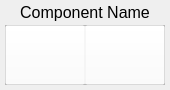
<?xml version="1.0" encoding="UTF-8"?>
<ui version="4.0">
 <class>Form</class>
 <widget class="QWidget" name="Form">
  <property name="geometry">
   <rect>
    <x>0</x>
    <y>0</y>
    <width>170</width>
    <height>90</height>
   </rect>
  </property>
  <property name="sizePolicy">
   <sizepolicy hsizetype="Preferred" vsizetype="Preferred">
    <horstretch>0</horstretch>
    <verstretch>0</verstretch>
   </sizepolicy>
  </property>
  <property name="minimumSize">
   <size>
    <width>170</width>
    <height>90</height>
   </size>
  </property>
  <property name="maximumSize">
   <size>
    <width>170</width>
    <height>90</height>
   </size>
  </property>
  <property name="windowTitle">
   <string>Form</string>
  </property>
  <widget class="QLabel" name="label_name">
   <property name="geometry">
    <rect>
     <x>5</x>
     <y>0</y>
     <width>160</width>
     <height>25</height>
    </rect>
   </property>
   <property name="minimumSize">
    <size>
     <width>160</width>
     <height>25</height>
    </size>
   </property>
   <property name="maximumSize">
    <size>
     <width>160</width>
     <height>25</height>
    </size>
   </property>
   <property name="font">
    <font>
     <pointsize>12</pointsize>
    </font>
   </property>
   <property name="text">
    <string>Component Name</string>
   </property>
   <property name="alignment">
    <set>Qt::AlignCenter</set>
   </property>
  </widget>
  <widget class="QFrame" name="frame">
   <property name="geometry">
    <rect>
     <x>5</x>
     <y>25</y>
     <width>160</width>
     <height>60</height>
    </rect>
   </property>
   <property name="minimumSize">
    <size>
     <width>160</width>
     <height>60</height>
    </size>
   </property>
   <property name="frameShape">
    <enum>QFrame::StyledPanel</enum>
   </property>
   <property name="frameShadow">
    <enum>QFrame::Raised</enum>
   </property>
   <widget class="QLabel" name="lable_image">
    <property name="geometry">
     <rect>
      <x>0</x>
      <y>0</y>
      <width>160</width>
      <height>60</height>
     </rect>
    </property>
    <property name="minimumSize">
     <size>
      <width>160</width>
      <height>60</height>
     </size>
    </property>
    <property name="text">
     <string/>
    </property>
    <property name="scaledContents">
     <bool>true</bool>
    </property>
   </widget>
   <widget class="QPushButton" name="btn_pin0">
    <property name="geometry">
     <rect>
      <x>0</x>
      <y>0</y>
      <width>80</width>
      <height>60</height>
     </rect>
    </property>
    <property name="styleSheet">
     <string notr="true">background-color: rgba(255, 255, 255, 0);</string>
    </property>
    <property name="text">
     <string/>
    </property>
   </widget>
   <widget class="QPushButton" name="btn_pin1">
    <property name="geometry">
     <rect>
      <x>80</x>
      <y>0</y>
      <width>80</width>
      <height>60</height>
     </rect>
    </property>
    <property name="styleSheet">
     <string notr="true">background-color: rgba(255, 255, 255, 0);</string>
    </property>
    <property name="text">
     <string/>
    </property>
   </widget>
  </widget>
 </widget>
 <resources/>
 <connections/>
</ui>
